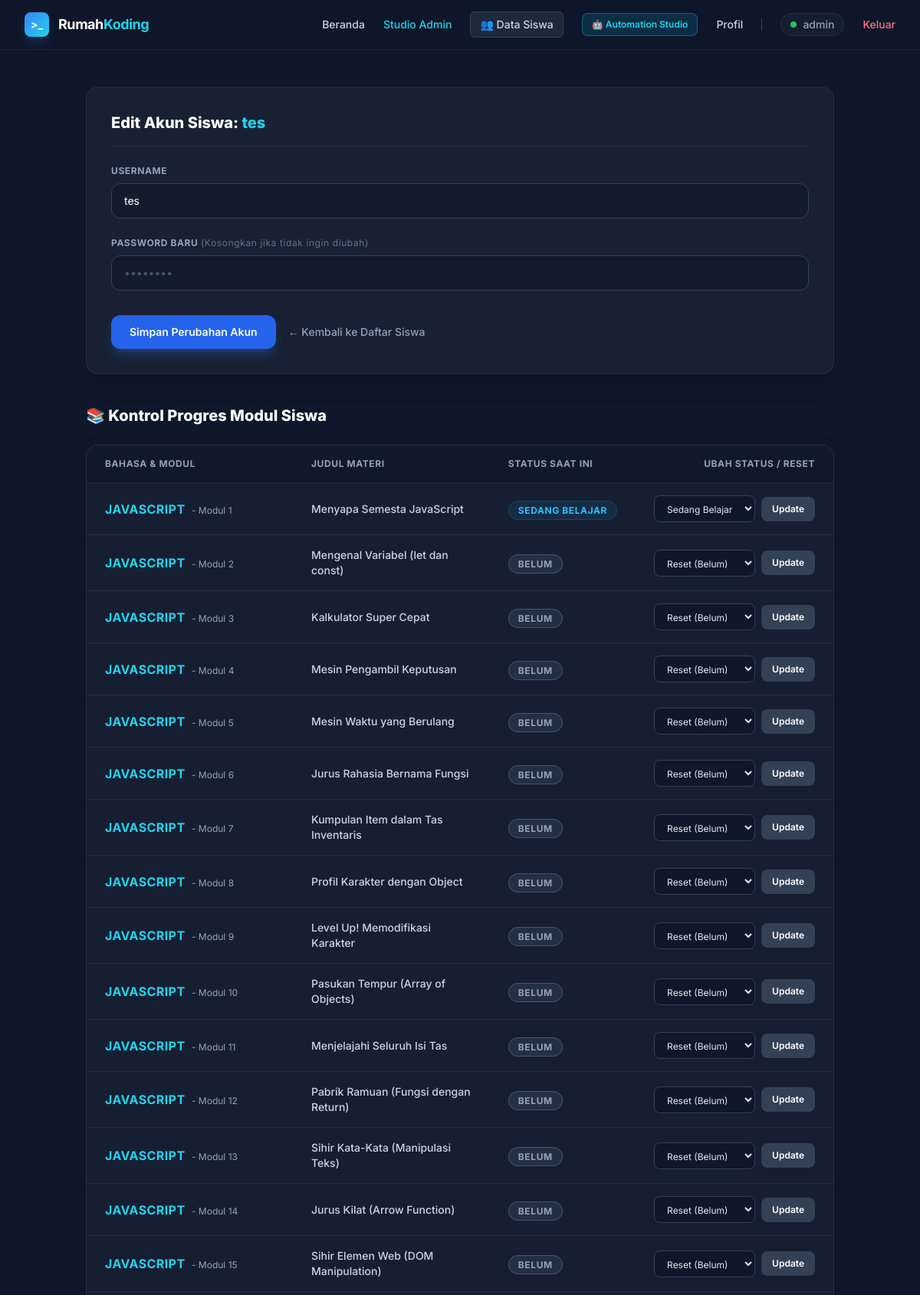
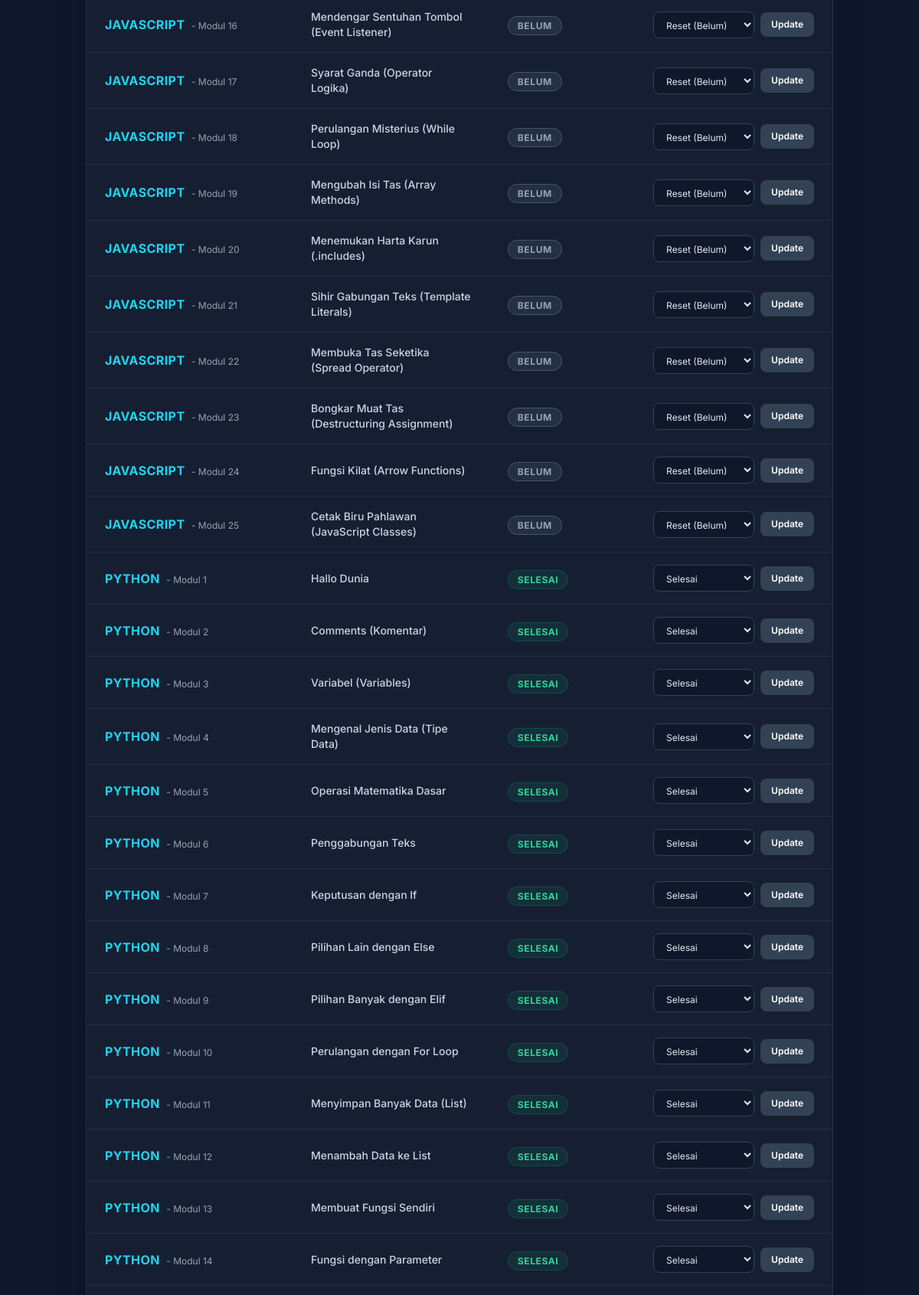
Page /admin/users/edit/2 (signed in, upper part) on the committed database (2 pictures, top to bottom).
### tables this page shows
CREATE TABLE users (
            id INTEGER PRIMARY KEY AUTOINCREMENT,
            username TEXT UNIQUE NOT NULL,
            password TEXT NOT NULL,
            role TEXT DEFAULT 'student'
        );

CREATE TABLE materi (
            id INTEGER PRIMARY KEY AUTOINCREMENT,
            bahasa TEXT NOT NULL,
            modul_ke INTEGER NOT NULL,
            judul TEXT NOT NULL,
            penjelasan TEXT NOT NULL,
            instruksi TEXT NOT NULL,
            kode_awal TEXT NOT NULL,
            jawaban_benar TEXT NOT NULL,
            next_id INTEGER
        );

### app.py (the view, shortened to what this page needs)
@app.route("/admin/users/edit/<int:user_id>", methods=["GET", "POST"])
def admin_edit_siswa(user_id):
    if "user_id" not in session or session.get("role") != "admin":
        return redirect(url_for("login"))
    conn = sqlite3.connect(DB_PATH)
    conn.row_factory = sqlite3.Row
    cursor = conn.cursor()
    cursor.execute("SELECT * FROM users WHERE id = ?", (user_id,))
    user = cursor.fetchone()
    cursor.execute(
        """
        SELECT m.id, m.bahasa, m.modul_ke, m.judul,
               COALESCE(up.status, 'belum') as status
        FROM materi m
        LEFT JOIN user_progress up ON m.id = up.materi_id AND up.user_id = ?

        UNION ALL

        SELECT am.id, 'web automation' as bahasa, am.modul_ke, am.judul,
               COALESCE(up_auto.status, 'belum') as status
        FROM automation_materi am
        LEFT JOIN automation_progress up_auto ON am.id = up_auto.materi_id AND up_auto.user_id = ?

        ORDER BY bahasa, modul_ke ASC
    """,
        (user_id, user_id),
    )
    progres_modul = cursor.fetchall()
    conn.close()
    return render_template(
        "admin_user_edit.html", action="Edit", user=user, progres_modul=progres_modul
    )

### templates/admin_user_edit.html (shortened to what this page needs)
{% extends "base.html" %}
{% block content %}
<div class="max-w-5xl mx-auto px-6 py-12 w-full">
    <div class="bg-slate-800/60 border border-slate-700/50 rounded-2xl p-8 mb-10 shadow-xl backdrop-blur-sm">
        <h2 class="text-xl font-extrabold text-white mb-6 pb-4 border-b border-slate-700/50">
            {{ action }} Akun Siswa: <span class="text-cyan-400">{{ user.username if user else '' }}</span>
        </h2>
        <form method="POST" class="space-y-6">
            <div>
                <label class="block text-xs font-bold text-slate-400 uppercase tracking-wider mb-2">Username</label>
                <input type="text" name="username" value="{{ user.username if user else '' }}" required autocomplete="off"
                       class="w-full px-4 py-3 bg-slate-900/50 border border-slate-700 rounded-xl text-white text-sm focus:outline-none focus:border-blue-500 focus:ring-1 focus:ring-blue-500 transition-all">
            </div>
            <div>
                <label class="block text-xs font-bold text-slate-400 uppercase tracking-wider mb-2">
                    Password Baru {% if user %}<span class="text-slate-500 font-normal normal-case">(Kosongkan jika tidak ingin diubah)</span>{% endif %}
                </label>
                <input type="password" name="password" {% if not user %}required{% endif %} placeholder="••••••••"
                       class="w-full px-4 py-3 bg-slate-900/50 border border-slate-700 rounded-xl text-white text-sm placeholder-slate-600 focus:outline-none focus:border-blue-500 focus:ring-1 focus:ring-blue-500 transition-all">
            </div>
            <div class="flex items-center gap-4 pt-2">
                <button type="submit" class="px-6 py-3 bg-blue-600 hover:bg-blue-500 text-white font-semibold text-sm rounded-xl shadow-lg shadow-blue-500/25 transition-all transform hover:-translate-y-0.5">
                    Simpan Perubahan Akun
                </button>
                <a href="/admin/users" class="text-sm font-medium text-slate-400 hover:text-white transition-colors">
                    &larr; Kembali ke Daftar Siswa
                </a>
            </div>
        </form>
    </div>
    {% if user and progres_modul %}
    <div class="mb-6">
        <h3 class="text-xl font-extrabold text-white mb-2">📚 Kontrol Progres Modul Siswa</h3>
    </div>
    <div class="bg-slate-800/50 border border-slate-700/50 rounded-2xl overflow-hidden shadow-2xl backdrop-blur-sm">
        <div class="overflow-x-auto">
            <table class="w-full text-left border-collapse">
                <thead>
                    <tr class="bg-slate-900/80 border-b border-slate-700/50 text-slate-400 text-xs uppercase tracking-wider font-semibold">
                        <th class="py-4 px-6 whitespace-nowrap">Bahasa & Modul</th>
                        <th class="py-4 px-6">Judul Materi</th>
                        <th class="py-4 px-6 whitespace-nowrap">Status Saat Ini</th>
                        <th class="py-4 px-6 text-right whitespace-nowrap">Ubah Status / Reset</th>
                    </tr>
                </thead>
                <tbody class="divide-y divide-slate-700/50">
                    {% for item in progres_modul %}
                    <tr class="hover:bg-slate-800/40 transition-colors">
                        <td class="py-4 px-6 whitespace-nowrap">
                            <span class="font-bold text-cyan-400 uppercase tracking-wide">{{ item.bahasa }}</span>
                            <span class="text-slate-400 text-xs ml-1">- Modul {{ item.modul_ke }}</span>
                        </td>
                        <td class="py-4 px-6 text-slate-300 text-sm font-medium">
                            {{ item.judul }}
                        </td>
                        <td class="py-4 px-6 whitespace-nowrap">
                            {% if item.status == 'selesai' %}
                                <span class="px-3 py-1 rounded-full bg-emerald-500/10 border border-emerald-500/20 text-emerald-400 text-xs font-bold uppercase tracking-wider">Selesai</span>
                            {% elif item.status == 'sedang_belajar' %}
                                <span class="px-3 py-1 rounded-full bg-sky-500/10 border border-sky-500/20 text-sky-400 text-xs font-bold uppercase tracking-wider">Sedang Belajar</span>
                            {% else %}
                                <span class="px-3 py-1 rounded-full bg-slate-700/50 border border-slate-600 text-slate-400 text-xs font-bold uppercase tracking-wider">Belum</span>
                            {% endif %}
                        </td>
                        <td class="py-4 px-6 text-right">
                            <form method="POST" class="inline-flex items-center gap-2">
                                <select name="status" class="bg-slate-900 border border-slate-700 text-slate-200 text-xs rounded-lg px-3 py-2 focus:outline-none focus:border-blue-500 cursor-pointer">
                                    <option value="selesai" {% if item.status == 'selesai' %}selected{% endif %}>Selesai</option>
                                    <option value="sedang_belajar" {% if item.status == 'sedang_belajar' %}selected{% endif %}>Sedang Belajar</option>
                                    <option value="hapus" {% if item.status == 'belum' %}selected{% endif %}>Reset (Belum)</option>
                                </select>
                                <button type="submit" class="px-3.5 py-2 bg-slate-700 hover:bg-slate-600 text-white text-xs font-semibold rounded-lg transition-colors shadow-sm">
                                    Update
                                </button>
                            </form>
                        </td>
                    </tr>
                    {% endfor %}
                </tbody>
            </table>
        </div>
    </div>
    {% endif %}
</div>
{% endblock %}

### static/css/custom.css (style rules this page uses)
body { background-color: #0f172a; color: #f8fafc; font-family: 'Inter', 'Segoe UI', Tahoma, Geneva, Verdana, sans-serif; overflow-x: hidden; }
button, a, input, select { transition: all 0.2s ease-in-out; }

### rows in the picture
users: username "tes"
materi: bahasa "JAVASCRIPT", modul_ke "1", judul "Menyapa Semesta JavaScript", shows "SEDANG BELAJAR"
materi: bahasa "JAVASCRIPT", modul_ke "2", judul "Mengenal Variabel (let dan const)", shows "BELUM"
materi: bahasa "JAVASCRIPT", modul_ke "3", judul "Kalkulator Super Cepat", shows "BELUM"
materi: bahasa "JAVASCRIPT", modul_ke "4", judul "Mesin Pengambil Keputusan", shows "BELUM"
materi: bahasa "JAVASCRIPT", modul_ke "5", judul "Mesin Waktu yang Berulang", shows "BELUM"
materi: bahasa "JAVASCRIPT", modul_ke "6", judul "Jurus Rahasia Bernama Fungsi", shows "BELUM"
materi: bahasa "JAVASCRIPT", modul_ke "7", judul "Kumpulan Item dalam Tas Inventaris", shows "BELUM"
materi: bahasa "JAVASCRIPT", modul_ke "8", judul "Profil Karakter dengan Object", shows "BELUM"
materi: bahasa "JAVASCRIPT", modul_ke "9", judul "Level Up! Memodifikasi Karakter", shows "BELUM"
materi: bahasa "JAVASCRIPT", modul_ke "10", judul "Pasukan Tempur (Array of Objects)", shows "BELUM"
materi: bahasa "JAVASCRIPT", modul_ke "11", judul "Menjelajahi Seluruh Isi Tas", shows "BELUM"
materi: bahasa "JAVASCRIPT", modul_ke "12", judul "Pabrik Ramuan (Fungsi dengan Return)", shows "BELUM"
materi: bahasa "JAVASCRIPT", modul_ke "13", judul "Sihir Kata-Kata (Manipulasi Teks)", shows "BELUM"
materi: bahasa "JAVASCRIPT", modul_ke "14", judul "Jurus Kilat (Arrow Function)", shows "BELUM"
materi: bahasa "JAVASCRIPT", modul_ke "15", judul "Sihir Elemen Web (DOM Manipulation)", shows "BELUM"
materi: bahasa "JAVASCRIPT", modul_ke "16", judul "Mendengar Sentuhan Tombol (Event Listener)", shows "BELUM"
materi: bahasa "JAVASCRIPT", modul_ke "17", judul "Syarat Ganda (Operator Logika)", shows "BELUM"
materi: bahasa "JAVASCRIPT", modul_ke "18", judul "Perulangan Misterius (While Loop)", shows "BELUM"
materi: bahasa "JAVASCRIPT", modul_ke "19", judul "Mengubah Isi Tas (Array Methods)", shows "BELUM"
materi: bahasa "JAVASCRIPT", modul_ke "20", judul "Menemukan Harta Karun (.includes)", shows "BELUM"
materi: bahasa "JAVASCRIPT", modul_ke "21", judul "Sihir Gabungan Teks (Template Literals)", shows "BELUM"
materi: bahasa "JAVASCRIPT", modul_ke "22", judul "Membuka Tas Seketika (Spread Operator)", shows "BELUM"
materi: bahasa "JAVASCRIPT", modul_ke "23", judul "Bongkar Muat Tas (Destructuring Assignment)", shows "BELUM"
materi: bahasa "JAVASCRIPT", modul_ke "24", judul "Fungsi Kilat (Arrow Functions)", shows "BELUM"
materi: bahasa "JAVASCRIPT", modul_ke "25", judul "Cetak Biru Pahlawan (JavaScript Classes)", shows "BELUM"
materi: bahasa "PYTHON", modul_ke "1", judul "Hallo Dunia", shows "SELESAI"
materi: bahasa "PYTHON", modul_ke "2", judul "Comments (Komentar)", shows "SELESAI"
materi: bahasa "PYTHON", modul_ke "3", judul "Variabel (Variables)", shows "SELESAI"
materi: bahasa "PYTHON", modul_ke "4", judul "Mengenal Jenis Data (Tipe Data)", shows "SELESAI"
materi: bahasa "PYTHON", modul_ke "5", judul "Operasi Matematika Dasar", shows "SELESAI"
materi: bahasa "PYTHON", modul_ke "6", judul "Penggabungan Teks", shows "SELESAI"
materi: bahasa "PYTHON", modul_ke "7", judul "Keputusan dengan If", shows "SELESAI"
materi: bahasa "PYTHON", modul_ke "8", judul "Pilihan Lain dengan Else", shows "SELESAI"
materi: bahasa "PYTHON", modul_ke "9", judul "Pilihan Banyak dengan Elif", shows "SELESAI"
materi: bahasa "PYTHON", modul_ke "10", judul "Perulangan dengan For Loop", shows "SELESAI"
materi: bahasa "PYTHON", modul_ke "11", judul "Menyimpan Banyak Data (List)", shows "SELESAI"
materi: bahasa "PYTHON", modul_ke "12", judul "Menambah Data ke List", shows "SELESAI"
materi: bahasa "PYTHON", modul_ke "13", judul "Membuat Fungsi Sendiri", shows "SELESAI"
materi: bahasa "PYTHON", modul_ke "14", judul "Fungsi dengan Parameter", shows "SELESAI"

### other values in the picture
{{ session.get('username', 'User') }} "admin"
{{ action }} "Edit"
